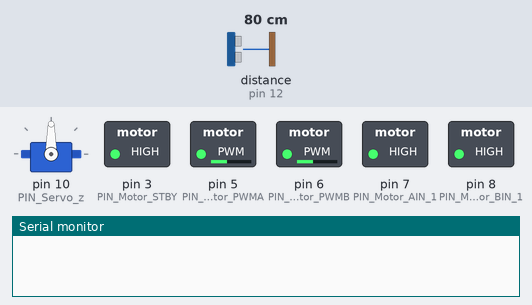
A sketch run on a simulated Arduino Uno, built with avr-gcc and run on an emulated ATmega328P. Shown: servo, switched loads named in the sketch (green lamp = pin HIGH), the last lines printed to the serial monitor. Wiring (inferred from the names in the program): ultrasonic range finder: trigger pin 13; echo pin 12. Inputs (shaded band) come from the test bench; at power-on: distance to the obstacle (sensor on pin 12) 80 cm. The echo pulse lasts 58.3 µs per cm; pins used as bus, display or sensor lines are not drawn.

Above: at 1.7 s.
1.8 s: distance to the obstacle (sensor on pin 12) set to 46 cm
3.3 s: distance to the obstacle (sensor on pin 12) set to 37 cm
At 4.4 s:
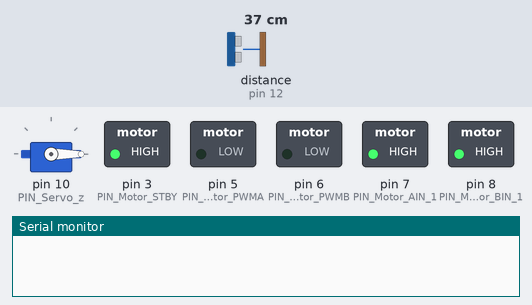
6.3 s: distance to the obstacle (sensor on pin 12) set to 60 cm
At 8.0 s:
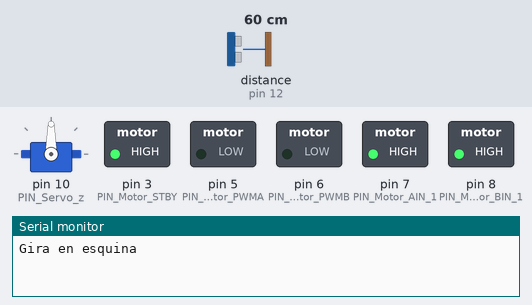
9.3 s: distance to the obstacle (sensor on pin 12) set to 2 cm
At 11.1 s:
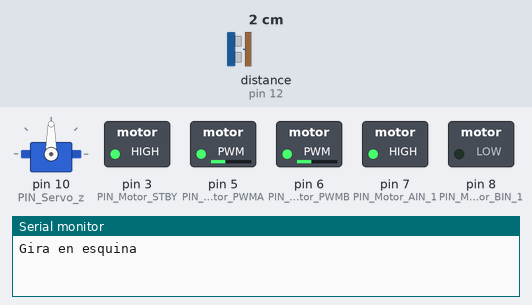
12.3 s: distance to the obstacle (sensor on pin 12) set to 120 cm
At 14.8 s:
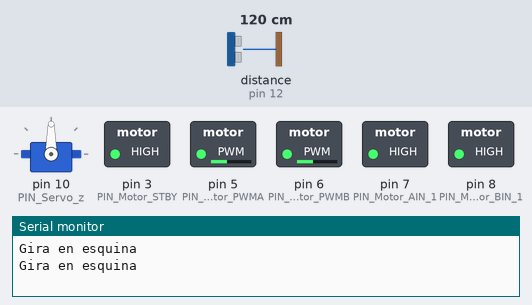
15.1 s: distance to the obstacle (sensor on pin 12) set to 127 cm
At 17.9 s:
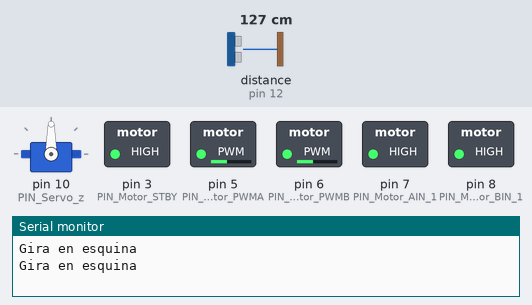
Timing chart, 0 to 19.1 s (numbered marks = the images above; inputs shaded):
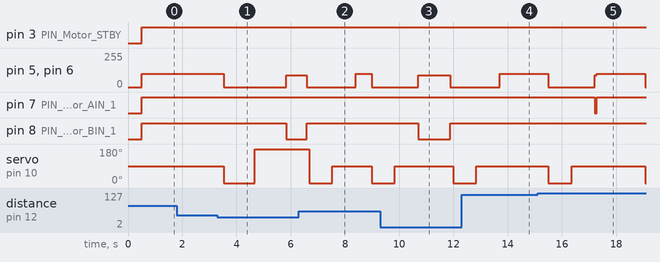

Measured:
- the behaviour switches between 41 and 40 cm on distance to the obstacle (sensor on pin 12) (found by bisection; images 0 and 1)
- after the input at 1.8 s, every drawn part: stays the same
- after the input at 3.3 s, pin 5 (PIN_Motor_PWMA), pin 6 (PIN_Motor_PWMB): 100/255 → 0/255 after 0.23 s, → 90/255 2.3 s later; pin 8 (PIN_Motor_BIN_1): HIGH → LOW after 2.5 s; servo on pin 10 (PIN_Servo_z): 90° → 0° after 0.23 s, → 180° 1.2 s later
- after the input at 6.3 s, pin 8 (PIN_Motor_BIN_1): goes on until 6.6 s, then stays HIGH
- after the input at 9.3 s, pin 8 (PIN_Motor_BIN_1): HIGH → LOW after 1.4 s, → HIGH 1.2 s later
- after the input at 12.3 s, pin 8 (PIN_Motor_BIN_1): stays HIGH (without the input it goes to LOW after 1.4 s); servo on pin 10 (PIN_Servo_z): goes on until 12.8 s, then stays 90°
- after the input at 15.1 s, pin 7 (PIN_Motor_AIN_1): HIGH → LOW after 2.1 s, → HIGH 0.06 s later

The sketch:

DemoM1.ino
```cpp
#include <avr/wdt.h>
#include "DeviceDriverSet_xxx0.h"
#include "ApplicationFunctionSet_xxx0.cpp"

DeviceDriverSet_Motor AppMotor;
DeviceDriverSet_ULTRASONIC myUltrasonic;
DeviceDriverSet_Servo Servos;
Application_xxx Carrito;

const int rapidin = 100;
const int recor = 60;   //cm por recorrido antes de detenerse a hacer mediciones.
const int delxcm = 30;  //delay supuesto por cada cm avanzado.
const int lentin = 50;
const int distpard = 40;  //Distancia de la pared a la que se desea detener el vehiculo cuando va de frente.
const int delxgrad = 10;  //tiempo por grado de giro.
const int toldesv = 3;    //Tolerancia de desviacion.
bool dg = false;          // Giro definido
bool pc = false;          // Fase de corrección
bool girando = false;
int antdis = 0;
int dis = 0;
bool pc_read = false;
int cont = 0;
ConquerorCarMotionControl giro = Forward;      //hacia donde está girando
ConquerorCarMotionControl antigiro = Forward;  //hacia donde no está girando.

int x = 0;

void setup() {
  Carrito.CMD_Miliscarro = millis();
  AppMotor.DeviceDriverSet_Motor_Init();
  myUltrasonic.DeviceDriverSet_ULTRASONIC_Init();
  Servos.DeviceDriverSet_Servo_Init(90);
  Serial.begin(9600);
}

void giro_esquina() {
  Serial.println("Gira en esquina");
  Movimiento_Robot(giro, 90);
  delay(750);
  Movimiento_Robot(stop_it, 0);
  delay(100);
  pc_read = false;
  antdis = 0;
  cont++;
}

void verificar() {
  int vr = 0, vl = 0;

  Movimiento_Robot(Carrito.Motion_Control = 8, 0);
  Servos.DeviceDriverSet_Servo_control(0);
  delay(700);
  myUltrasonic.DeviceDriverSet_ULTRASONIC_Get(&vr);
  Servos.DeviceDriverSet_Servo_control(180);
  delay(700);
  myUltrasonic.DeviceDriverSet_ULTRASONIC_Get(&vl);

  dg = true;
  pc = true;

  if (vr > vl) {
    giro = Right;
    antigiro = Left;
    //Servos.DeviceDriverSet_Servo_control(0);
  } else {
    giro = Left;
    antigiro = Right;
    //Servos.DeviceDriverSet_Servo_control(180);
  }
  giro_esquina();
}

void mediciones() {
  Movimiento_Robot(stop_it, 0);
  if (giro == Right)
    Servos.DeviceDriverSet_Servo_control(180);
  else
    Servos.DeviceDriverSet_Servo_control(0);
  antdis = dis;
  delay(400);
  myUltrasonic.DeviceDriverSet_ULTRASONIC_Get(&dis);
  if (antdis == 0)
    antdis = dis;
  Servos.DeviceDriverSet_Servo_control(90);
  delay(400);
  myUltrasonic.DeviceDriverSet_ULTRASONIC_Get(&x);
}

void recorre() {
  Movimiento_Robot(Forward, rapidin);
  if (x > distpard) {
    if (x - distpard > recor)
      delay(recor * delxcm);
    else
      delay((x - distpard) * delxcm);
  } else {
    giro_esquina();
  }
}

void corrige() {
  float dif = (float)(dis - antdis);
  float angulo_rad = atan(dif / recor);
  float angulo_deg = angulo_rad * (180.0 / PI);
  int tiempo_giro = (int)(fabs(angulo_deg));
  if (antdis > dis) {
    Movimiento_Robot(giro, 90);
    delay(delxgrad * tiempo_giro);
  } else {
    Movimiento_Robot(antigiro, 90);
    delay(delxgrad * tiempo_giro);
  }
}

void loop() {
  if (cont > 12) {
    return;
  }
  // **FASE INICIAL: Definir giro**
  if (!dg) {
    myUltrasonic.DeviceDriverSet_ULTRASONIC_Get(&x);
    if (x < distpard && x != 0) {
      verificar();
    } else {
      Movimiento_Robot(Forward, rapidin);
      delay(500);
    }
    return;
  }

  // **FASE DE CORRECCIÓN**
  if (pc) {
    if (!pc_read) {
      // Leer la distancia inicial de referencia
      mediciones();
      recorre();
      pc_read = true;
    } else {
      mediciones();
      if (toldesv < abs(dis - antdis))
        corrige();
      recorre();
    }
  }
}
```

ApplicationFunctionSet_xxx0.cpp
```cpp
#include "DeviceDriverSet_xxx0.h"

extern DeviceDriverSet_Motor AppMotor;

/*运动方向控制序列*/
enum ConquerorCarMotionControl
{  // Todo los indices f-1 -_-
  Forward,       //(1)
  Backward,      //(2)
  Left,          //(3)  Sobre su eje izquierda
  Right,         //(4)  Sobre su eje derecha
  LeftForward,   //(5)  Cruce abierto Izquierda adelante
  LeftBackward,  //(6)  Cruce abierto Izquierda atras
  RightForward,  //(7)  Cruce abierto Derecha adelante
  RightBackward, //(8)  Cruce abierto Derecha atras
  stop_it        //(9)  Parar
};               //direction方向:（1）、（2）、 （3）、（4）、（5）、（6）

struct Application_xxx
{
  ConquerorCarMotionControl Motion_Control;
  unsigned long CMD_Miliscarro;
};

extern Application_xxx Application_ConquerorCarxxx0;

static void Movimiento_Robot(ConquerorCarMotionControl direction, uint8_t is_speed)
{
  static uint8_t directionRecord = 0;
  uint8_t Kp, UpperLimit;
  uint8_t speed = is_speed;
  switch (direction)
  {
  case /* constant-expression */
      Forward:
    /* code */
      AppMotor.DeviceDriverSet_Motor_control(/*direction_A*/ direction_just, /*speed_A*/ speed,
                                             /*direction_B*/ direction_just, /*speed_B*/ speed, /*controlED*/ control_enable); //Motor control
    break;
  case /* constant-expression */ Backward:
    /* code */

      AppMotor.DeviceDriverSet_Motor_control(/*direction_A*/ direction_back, /*speed_A*/ speed,
                                             /*direction_B*/ direction_back, /*speed_B*/ speed, /*controlED*/ control_enable); //Motor control
    break;
  case /* constant-expression */ Left:

    AppMotor.DeviceDriverSet_Motor_control(/*direction_A*/ direction_just, /*speed_A*/ speed,
                                           /*direction_B*/ direction_back, /*speed_B*/ speed, /*controlED*/ control_enable); //Motor control
    break;
  case /* constant-expression */ Right:

    AppMotor.DeviceDriverSet_Motor_control(/*direction_A*/ direction_back, /*speed_A*/ speed,
                                           /*direction_B*/ direction_just, /*speed_B*/ speed, /*controlED*/ control_enable); //Motor control
    break;
  case /* constant-expression */ LeftForward:
    /* code */
    AppMotor.DeviceDriverSet_Motor_control(/*direction_A*/ direction_just, /*speed_A*/ speed,
                                           /*direction_B*/ direction_just, /*speed_B*/ speed / 2, /*controlED*/ control_enable); //Motor control
    break;
  case /* constant-expression */ LeftBackward:
    AppMotor.DeviceDriverSet_Motor_control(/*direction_A*/ direction_back, /*speed_A*/ speed,
                                           /*direction_B*/ direction_back, /*speed_B*/ speed / 2, /*controlED*/ control_enable); //Motor control
    break;
  case /* constant-expression */ RightForward:
    AppMotor.DeviceDriverSet_Motor_control(/*direction_A*/ direction_just, /*speed_A*/ speed / 2,
                                           /*direction_B*/ direction_just, /*speed_B*/ speed, /*controlED*/ control_enable); //Motor control
    break;
  case /* constant-expression */ RightBackward:
    AppMotor.DeviceDriverSet_Motor_control(/*direction_A*/ direction_back, /*speed_A*/ speed / 2,
                                           /*direction_B*/ direction_back, /*speed_B*/ speed, /*controlED*/ control_enable); //Motor control
    break;
  case /* constant-expression */ stop_it:
    AppMotor.DeviceDriverSet_Motor_control(/*direction_A*/ direction_void, /*speed_A*/ 0,
                                           /*direction_B*/ direction_void, /*speed_B*/ 0, /*controlED*/ control_enable); //Motor control
    break;
  default:
    break;
  }
}
```

DeviceDriverSet_xxx0.cpp
```cpp
#include "DeviceDriverSet_xxx0.h"
#include <Servo.h>

/*Motor control*/
void DeviceDriverSet_Motor::DeviceDriverSet_Motor_Init(void)
{
  pinMode(PIN_Motor_PWMA, OUTPUT);
  pinMode(PIN_Motor_PWMB, OUTPUT);
  pinMode(PIN_Motor_AIN_1, OUTPUT);
  pinMode(PIN_Motor_BIN_1, OUTPUT);
  pinMode(PIN_Motor_STBY, OUTPUT);
}


void DeviceDriverSet_Motor::DeviceDriverSet_Motor_control(boolean direction_A, uint8_t speed_A, //A组电机参数
                                                          boolean direction_B, uint8_t speed_B, //B组电机参数
                                                          boolean controlED                     //AB使能允许 true
                                                          )                                     //电机控制
{

  if (controlED == control_enable) //使能允许？
  {
    digitalWrite(PIN_Motor_STBY, HIGH);
    { //A...Right

      switch (direction_A) //方向控制
      {
      case direction_just:
        digitalWrite(PIN_Motor_AIN_1, HIGH);
        analogWrite(PIN_Motor_PWMA, speed_A);
        break;
      case direction_back:

        digitalWrite(PIN_Motor_AIN_1, LOW);
        analogWrite(PIN_Motor_PWMA, speed_A);
        break;
      case direction_void:
        analogWrite(PIN_Motor_PWMA, 0);
        digitalWrite(PIN_Motor_STBY, LOW);
        break;
      default:
        analogWrite(PIN_Motor_PWMA, 0);
        digitalWrite(PIN_Motor_STBY, LOW);
        break;
      }
    }

    { //B...Left
      switch (direction_B)
      {
      case direction_just:
        digitalWrite(PIN_Motor_BIN_1, HIGH);

        analogWrite(PIN_Motor_PWMB, speed_B);
        break;
      case direction_back:
        digitalWrite(PIN_Motor_BIN_1, LOW);
        analogWrite(PIN_Motor_PWMB, speed_B);
        break;
      case direction_void:
        analogWrite(PIN_Motor_PWMB, 0);
        digitalWrite(PIN_Motor_STBY, LOW);
        break;
      default:
        analogWrite(PIN_Motor_PWMB, 0);
        digitalWrite(PIN_Motor_STBY, LOW);
        break;
      }
    }
  }
  else
  {
    digitalWrite(PIN_Motor_STBY, LOW);
    return;
  }
}

void DeviceDriverSet_ULTRASONIC::DeviceDriverSet_ULTRASONIC_Init(void)
{
  pinMode(ECHO_PIN, INPUT); //Ultrasonic module initialization
  pinMode(TRIG_PIN, OUTPUT);
}
void DeviceDriverSet_ULTRASONIC::DeviceDriverSet_ULTRASONIC_Get(uint16_t *ULTRASONIC_Get /*out*/)
{
  unsigned int tempda_x = 0;
  digitalWrite(TRIG_PIN, LOW);
  delayMicroseconds(2);
  digitalWrite(TRIG_PIN, HIGH);
  delayMicroseconds(10);
  digitalWrite(TRIG_PIN, LOW);
  tempda_x = ((unsigned int)pulseIn(ECHO_PIN, HIGH) / 58);
  *ULTRASONIC_Get = tempda_x;
  // sonar.ping() / US_ROUNDTRIP_CM; // Send ping, get ping time in microseconds (uS).
}

void DeviceDriverSet_ULTRASONIC::DeviceDriverSet_ULTRASONIC_Test(void)
{

  unsigned int tempda = 0;
  digitalWrite(TRIG_PIN, LOW);
  delayMicroseconds(2);
  digitalWrite(TRIG_PIN, HIGH);
  delayMicroseconds(1);
  digitalWrite(TRIG_PIN, LOW);
  tempda = ((unsigned int)pulseIn(ECHO_PIN, HIGH) / 58);

  // if (tempda_x > 50)
  // {
  //   tempda_x = 50;
  // }

  // // return tempda;
  // return tempda_x;

  Serial.print("ULTRASONIC=");
  Serial.print(tempda); // Convert ping time to distance and print result (0 = outside set distance range, no ping echo)
  Serial.println("cm");
}

Servo myservo; // create servo object to control a servo
void DeviceDriverSet_Servo::DeviceDriverSet_Servo_Init(unsigned int Position_angle)
{
  myservo.attach(PIN_Servo_z, 500, 2400); //500: 0 degree  2400: 180 degree
  myservo.attach(PIN_Servo_z);
  myservo.write(Position_angle); //sets the servo position according to the 90（middle）
  delay(500);

}
#if _Test_DeviceDriverSet
void DeviceDriverSet_Servo::DeviceDriverSet_Servo_Test(void)
{
  for (;;)
  {
    myservo.attach(PIN_Servo_z);
    myservo.write(180);
    delay(500);
    myservo.write(0);
    delay(500);
  }
}
#endif

/*0.17sec/60degree(4.8v)*/
void DeviceDriverSet_Servo::DeviceDriverSet_Servo_control(unsigned int Position_angle)
{
  myservo.attach(PIN_Servo_z);
  myservo.write(Position_angle);
  delay(450);
  myservo.detach();
}
```

DeviceDriverSet_xxx0.h
```cpp
#ifndef _DeviceDriverSet_xxx0_H_
#define _DeviceDriverSet_xxx0_H_

#include <arduino.h>
#include <Servo.h>

/*Motor*/
class DeviceDriverSet_Motor
{
public:
  void DeviceDriverSet_Motor_Init(void);
#if _Test_DeviceDriverSet
  void DeviceDriverSet_Motor_Test(void);
#endif
  void DeviceDriverSet_Motor_control(boolean direction_A, uint8_t speed_A, //A组电机参数
                                     boolean direction_B, uint8_t speed_B, //B组电机参数
                                     boolean controlED                     //AB使能允许 true
  );                                                                       //电机控制
private:

#define PIN_Motor_PWMA 5
#define PIN_Motor_PWMB 6
#define PIN_Motor_BIN_1 8
#define PIN_Motor_AIN_1 7
#define PIN_Motor_STBY 3


public:
#define speed_Max 150
#define direction_just true
#define direction_back false
#define direction_void 3

#define Duration_enable true
#define Duration_disable false
#define control_enable true
#define control_disable false
};

// #endif

class DeviceDriverSet_ULTRASONIC
{
public:
  void DeviceDriverSet_ULTRASONIC_Init(void);
  void DeviceDriverSet_ULTRASONIC_Test(void);
  void DeviceDriverSet_ULTRASONIC_Get(uint16_t *ULTRASONIC_Get /*out*/);

private:
#define TRIG_PIN 13      // Arduino pin tied to trigger pin on the ultrasonic sensor.
#define ECHO_PIN 12      // Arduino pin tied to echo pin on the ultrasonic sensor.
#define MAX_DISTANCE 200 // Maximum distance we want to ping for (in centimeters). Maximum sensor distance is rated at 400-500cm.
};

class DeviceDriverSet_Servo
{
public:
  void DeviceDriverSet_Servo_Init(unsigned int Position_angle);
#if _Test_DeviceDriverSet
  void DeviceDriverSet_Servo_Test(void);
#endif
  void DeviceDriverSet_Servo_control(unsigned int Position_angle);

private:
#define PIN_Servo_z 10
};

#endif
```
